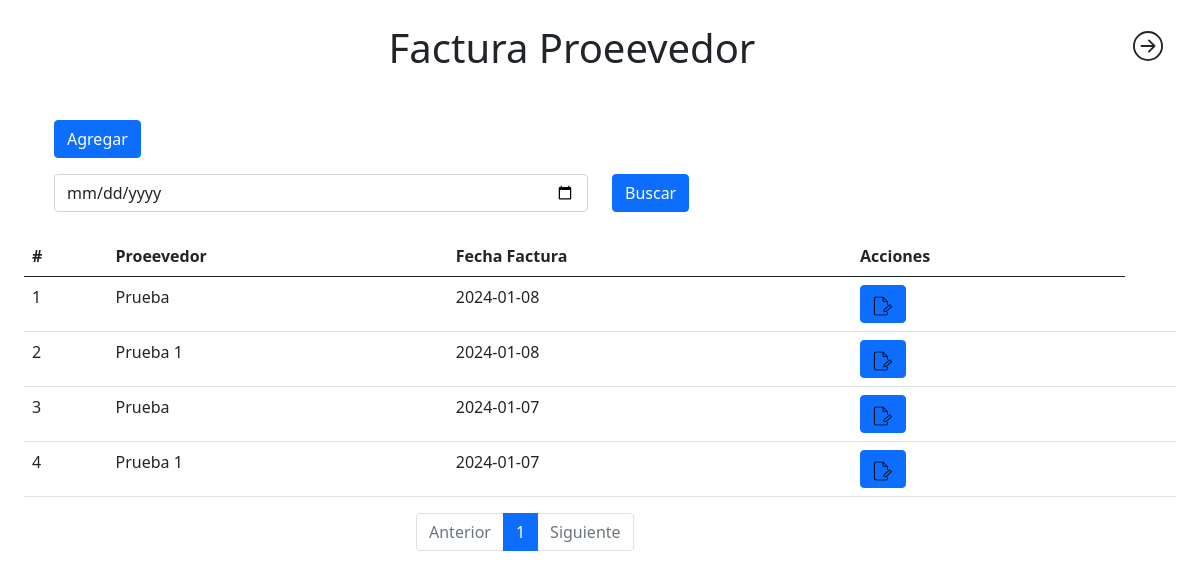
The app's page /index.php?action=factura_proeevedor&pagina=1 (signed in) with its own data.
### tables this page shows
CREATE TABLE `proeevedor` (
  `id_proeevedor` int(11) NOT NULL,
  `nit_proeevedor` varchar(11) NOT NULL,
  `nombre_proeevedor` varchar(100) NOT NULL,
  `telefono_proeevedor` int(11) NOT NULL,
  `direccion_proeevedor` varchar(200) NOT NULL
);

### controllers/controladorViews.php (called while the page is built)
<?php
class controladorViews
{
	function cargarTemplate()
	{
		include 'Views/template.php';
	}
	public function enlacesPaginaControlador()
	{
		if (isset($_GET['action'])) {
			if (isset($_SESSION['validar'])) {
				$enlace = $_GET['action'];
			} else {
				$enlace = 'ingresar';
			}
		} else {
			if (isset($_SESSION['validar'])) {
				$enlace = 'inicio';
			} else {
				$enlace = 'ingresar';
			}
		}
		$pagina = new modeloViews();
		$respuesta = $pagina->enlacePagina($enlace);
		include($respuesta);
	}
}
?>

### index.php (called while the page is built, shortened)
<?php
require_once 'controllers/controladorViews.php';
require_once 'controllers/controladorFacturaProeevedor.php';
require_once 'Models/conexion.php';
require_once 'Models/modeloFacturaProeevedor.php';
$views = new controladorViews();
$views->cargarTemplate();
?>

### controllers/controladorFacturaProeevedor.php (called while the page is built, shortened)
<?php
class ControladorFacturaProeevedor
{
    function listarFacturaProeevedoControlador($pagina, $articulo)
    {
        $lis = new ModeloFacturaProeevedor();
        if (isset($_POST['buscar'])) {
            if ($_POST['buscar'] != null) {
                $dato = $_POST['buscar'];
                $res = $lis->listarFacturaProeevedoModelo($dato, '');
                return $res;
            } else {
                $dato = $_POST['buscar'];
                $res = $lis->listarFacturaProeevedoModelo($dato, '');
                return $res;
            }
        } else {
            $inial = ($pagina - 1) * $articulo;
            $lim = array(
                'proeevedor' => null,
                'pagina' => $inial,
                'limit' => 10
            );
            $res = $lis->listarFacturaProeevedoModelo('', $lim);
            return $res;
        }
    }
}

### Models/conexion.php (called while the page is built)
<?php
class Conexion{
    public function conectar(){
		$pdo = new PDO("mysql:host=localhost;dbname=inventario","root","");
		return $pdo;
	}
}
?>

### Models/modeloFacturaProeevedor.php (called while the page is built, shortened)
<?php
require_once 'conexion.php';
class ModeloFacturaProeevedor
{
    public $tabla = "factura_proeevedor";
    function listarFacturaProeevedoModelo($dato, $LIM)
    {
        if ($dato != null) {
            $sql = "SELECT DISTINCT proeevedor.id_proeevedor, proeevedor.nombre_proeevedor, factura_proeevedor.fecha_ingreso FROM $this->tabla INNER JOIN proeevedor ON proeevedor.id_proeevedor = factura_proeevedor.id_proeevedor WHERE fecha_ingreso like ?";
        } else {
            $sql = "SELECT DISTINCT proeevedor.id_proeevedor, proeevedor.nombre_proeevedor, factura_proeevedor.fecha_ingreso FROM $this->tabla INNER JOIN proeevedor ON proeevedor.id_proeevedor = factura_proeevedor.id_proeevedor ORDER BY factura_proeevedor.fecha_ingreso DESC LIMIT ?,?";
        }
        try {
            $conn = new Conexion();
            $stms = $conn->conectar()->prepare($sql);
            if ($dato != null) {
                $dato = '%' . $dato . '%';
                $stms->bindParam(1, $dato, PDO::PARAM_STR);
            } else {
                $stms = $conn->conectar()->prepare($sql);
                $stms->bindParam(1, $LIM['pagina'], PDO::PARAM_INT);
                $stms->bindParam(2, $LIM['limit'], PDO::PARAM_INT);
            }
            if ($stms->execute()) {
                return $stms->fetchAll();
            } else {
                return [];
            }
        } catch (PDOException $e) {
            print_r($e->getMessage());
        }
    }
}

### Views/Moduls/factura_proeevedor.php (the view, shortened to what this page needs)
<?php
$conn = new ControladorFacturaProeevedor();
$con = $conn->contarDatosFacturaProeevedorControlador();
$limtPagina = 10;
$pagina = $con[0]['COUNT(DISTINCT(fecha_ingreso))'] / $limtPagina;
$pagina = ceil($pagina);
$lis = new ControladorFacturaProeevedor();
if (isset($_GET['pagina'])) {
    $res = $lis->listarFacturaProeevedoControlador($_GET['pagina'], $limtPagina);
}
?>
<h1 style="text-align: center;">Factura Proeevedor</h1>
<div class="container mt-5">
    <div class="row">
        <div class="col">
            <a href="agregarArticulo" class="btn btn-primary">Agregar</a>
            <form method="post" class="mt-3">
                <div class="row">
                    <div class="col">
                        <input type="date" class="form-control" name="buscar">
                    </div>
                    <div class="col">
                        <button type="hidden" class="btn btn-primary">Buscar</button>
                    </div>
                </div>
            </form>
        </div>
    </div>
</div>
<table class="table mt-4">
    <thead>
        <tr>
            <th>#</th>
            <th>Proeevedor</th>
            <th>Fecha Factura</th>
            <th>Acciones</th>
        </tr>
    </thead>
    <tbody>
        <?php
        if (isset($_GET['pagina'])) {
            foreach ($res as $key => $value) {
                ?>
                <tr>
                    <td>
                        <?php echo $key + 1 ?>
                    </td>
                    <td>
                        <?php echo $value['nombre_proeevedor'] ?>
                    </td>
                    <td>
                        <?php echo $value['fecha_ingreso'] ?>
                    </td>
                    <td><a href="index.php?action=mostrarFactura&id_proeevedor=<?php echo $value['id_proeevedor'] ?>&fecha=<?php echo $value['fecha_ingreso'] ?>"
                            class="btn btn-primary"><img src="Views/img/editar.png" alt="" width="20"></a></td>
                    <td>
                </tr>
                <?php
            }
        }
        ?>
    </tbody>
</table>
<?php if (!isset($_POST['buscar'])) { ?>
    <div class="row">
        <div class="col-sm-4"></div>
        <div class="col">
            <nav aria-label="Page navigation example">
                <ul class="pagination">
                    <li class="page-item <?php echo $_GET['pagina'] <= 1 ? 'disabled' : '' ?>"><a class="page-link"
                            href="index.php?action=factura_proeevedor&pagina=<?php echo $_GET['pagina'] - 1 ?>">Anterior</a>
                    </li>
                    <?php for ($i = 0; $i < $pagina; $i++): ?>
                        <li class="page-item <?php if ($_GET['pagina'] == $i + 1) {
                            print 'active';
                        } ?>"><a class="page-link"
                                href="index.php?action=factura_proeevedor&pagina=<?php echo $i + 1 ?>">
                                <?php echo $i + 1 ?>
                            </a></li>
                    <?php endfor ?>
                    <li class="page-item <?php echo $_GET['pagina'] >= $pagina ? 'disabled' : '' ?>"><a class="page-link"
                            href="index.php?action=factura_proeevedor&pagina=<?php echo $_GET['pagina'] + 1 ?>">Siguiente</a>
                    </li>
                </ul>
            </nav>
        </div>
    </div>
<?php } ?>

### records on screen
proeevedor: nombre_proeevedor "Prueba", fecha_ingreso "2024-01-08", fecha_ingreso "2024-01-07"
proeevedor: nombre_proeevedor "Prueba 1", fecha_ingreso "2024-01-08", fecha_ingreso "2024-01-07"
